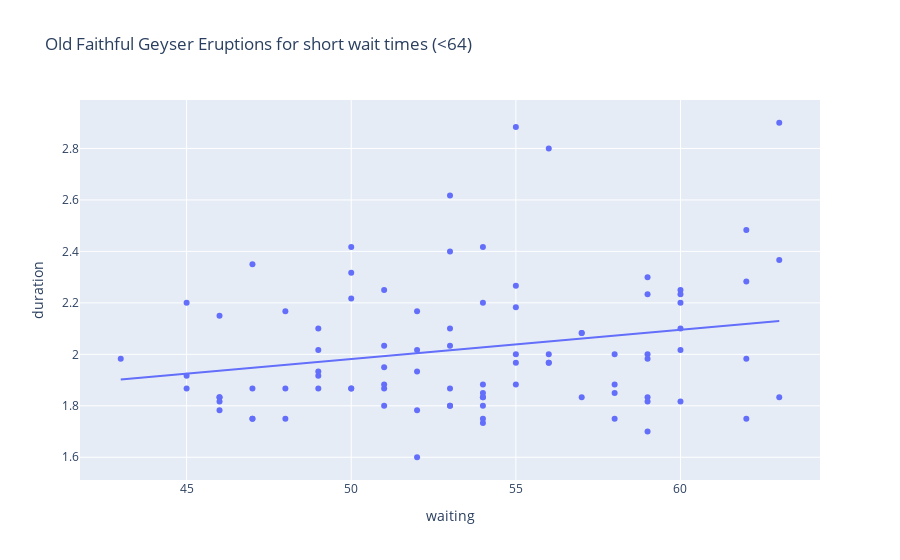

Source (notebook cell):
### Markdown cell above
### short wait times which are less than short_wait_limit values of 64

### Code cell
import seaborn as sns
import statsmodels.formula.api as smf

# The "Classic" Old Faithful Geyser dataset
old_faithful = sns.load_dataset('geyser')

linear_for_specification = 'duration ~ waiting'
model = smf.ols(linear_for_specification, data=old_faithful)
fitted_model = model.fit()
fitted_model.summary()
import plotly.express as px
import statsmodels.formula.api as smf


short_wait_limit = 64 # 64 # 66 #
short_wait = old_faithful.waiting < short_wait_limit

print(smf.ols('duration ~ waiting', data=old_faithful[short_wait]).fit().summary().tables[1])

# Create a scatter plot with a linear regression trendline
fig = px.scatter(old_faithful[short_wait], x='waiting', y='duration', 
                 title="Old Faithful Geyser Eruptions for short wait times (<"+str(short_wait_limit)+")", 
                 trendline='ols')

fig.show() # USE `fig.show(renderer="png")` FOR ALL GitHub and MarkUs SUBMISSIONS

### Figure 1 — Plotly figure (JSON) as saved in the notebook; plotly's stock layout.template omitted (floating-point values rounded to 4 significant figures)
{"data": [{"hovertemplate": "waiting=%{x}<br>duration=%{y}<extra></extra>", "legendgroup": "", "marker": {"color": "#636efa", "symbol": "circle"}, "mode": "markers", "name": "", "orientation": "v", "showlegend": false, "type": "scatter", "x": [54, 62, 55, 51, 54, 47, 52, 62, 52, 51, 47, 55, 52, 48, 59, 58, 58, 53, 59, 54, 54, 59, 48, 60, 56, 62, 60, 48, 60, 50, 63, 51, 62, 49, 47, 52, 59, 59, 50, 59, 53, 56, 45, 55, 45, 56, 46, 51, 53, 60, 59, 49, 53, 53, 45, 58, 63, 52, 49, 57, 50, 55, 51, 46, 55, 57, 51, 60, 53, 46, 49, 49, 53, 55, 50, 54, 54, 50, 54, 54, 47, 63, 57, 54, 56, 58, 43, 60, 46, 46], "xaxis": "x", "y": [1.8, 2.283, 2.883, 1.95, 1.833, 1.75, 2.167, 1.75, 1.6, 1.8, 1.75, 1.967, 2.017, 1.867, 1.833, 1.883, 1.75, 2.1, 2, 1.833, 1.733, 2.233, 1.75, 1.817, 1.967, 1.983, 2.017, 2.167, 2.2, 1.867, 1.833, 1.867, 2.483, 2.1, 1.867, 1.783, 2.3, 1.7, 2.317, 1.817, 2.617, 1.967, 1.917, 2.267, 1.867, 2.8, 1.833, 1.883, 2.033, 2.233, 1.983, 2.017, 1.8, 1.8, 2.2, 2, 2.367, 1.933, 1.917, 2.083, 2.417, 1.883, 2.033, 1.833, 2.183, 1.833, 2.25, 2.1, 1.867, 1.783, 1.933, 1.867, 2.4, 2, 1.867, 1.75, 2.417, 2.217, 1.883, 1.85, 2.35, 2.9, 2.083, 2.2, 2, 1.85, 1.983, 2.25, 2.15, 1.817], "yaxis": "y"}, {"hovertemplate": "<b>OLS trendline</b><br>duration = 0.0113626 * waiting + 1.41398<br>R<sup>2</sup>=0.048880<br><br>waiting=%{x}<br>duration=%{y} <b>(trend)</b><extra></extra>", "legendgroup": "", "marker": {"color": "#636efa", "symbol": "circle"}, "mode": "lines", "name": "", "showlegend": false, "type": "scatter", "x": [43, 45, 45, 45, 46, 46, 46, 46, 46, 47, 47, 47, 47, 48, 48, 48, 49, 49, 49, 49, 49, 50, 50, 50, 50, 50, 51, 51, 51, 51, 51, 51, 52, 52, 52, 52, 52, 53, 53, 53, 53, 53, 53, 53, 54, 54, 54, 54, 54, 54, 54, 54, 54, 55, 55, 55, 55, 55, 55, 56, 56, 56, 56, 57, 57, 57, 58, 58, 58, 58, 59, 59, 59, 59, 59, 59, 59, 60, 60, 60, 60, 60, 60, 62, 62, 62, 62, 63, 63, 63], "xaxis": "x", "y": [1.903, 1.925, 1.925, 1.925, 1.937, 1.937, 1.937, 1.937, 1.937, 1.948, 1.948, 1.948, 1.948, 1.959, 1.959, 1.959, 1.971, 1.971, 1.971, 1.971, 1.971, 1.982, 1.982, 1.982, 1.982, 1.982, 1.993, 1.993, 1.993, 1.993, 1.993, 1.993, 2.005, 2.005, 2.005, 2.005, 2.005, 2.016, 2.016, 2.016, 2.016, 2.016, 2.016, 2.016, 2.028, 2.028, 2.028, 2.028, 2.028, 2.028, 2.028, 2.028, 2.028, 2.039, 2.039, 2.039, 2.039, 2.039, 2.039, 2.05, 2.05, 2.05, 2.05, 2.062, 2.062, 2.062, 2.073, 2.073, 2.073, 2.073, 2.084, 2.084, 2.084, 2.084, 2.084, 2.084, 2.084, 2.096, 2.096, 2.096, 2.096, 2.096, 2.096, 2.118, 2.118, 2.118, 2.118, 2.13, 2.13, 2.13], "yaxis": "y"}], "layout": {"legend": {"tracegroupgap": 0}, "title": {"text": "Old Faithful Geyser Eruptions for short wait times (<64)"}, "xaxis": {"anchor": "y", "domain": [0, 1], "title": {"text": "waiting"}}, "yaxis": {"anchor": "x", "domain": [0, 1], "title": {"text": "duration"}}}}
